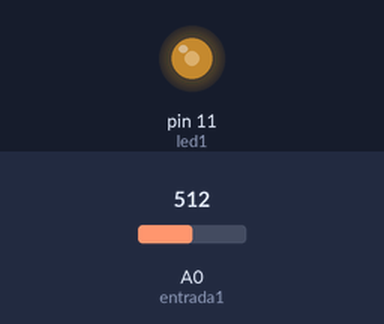
Simulated run of this sketch. Board: Arduino Uno, built with avr-gcc and run on an emulated ATmega328P. Shown: output pins drawn as LEDs (lit = HIGH). The inputs (shaded band) are chosen by the test bench; at power-on: A0 (entrada1) = 512.

Above: at 1.2 s.
1.3 s: A0 (entrada1) set to 716
At 1.6 s:
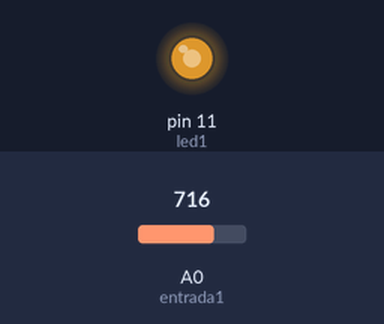
2.8 s: A0 (entrada1) set to 900
At 3.9 s:
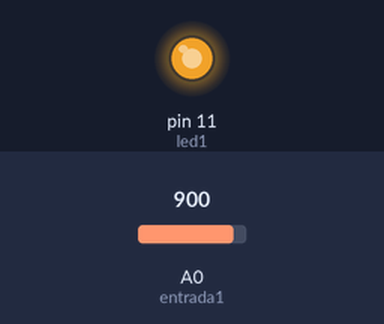
4.3 s: A0 (entrada1) set to 122
At 5.1 s:
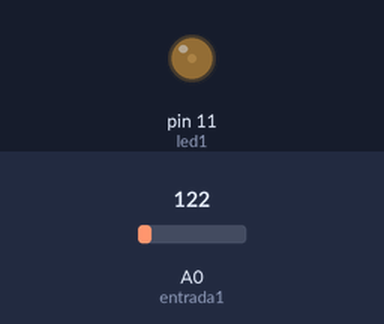
5.8 s: A0 (entrada1) set to 0
At 6.2 s:
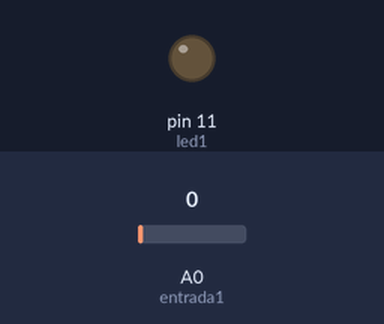
7.3 s: A0 (entrada1) set to 511
At 8.6 s:
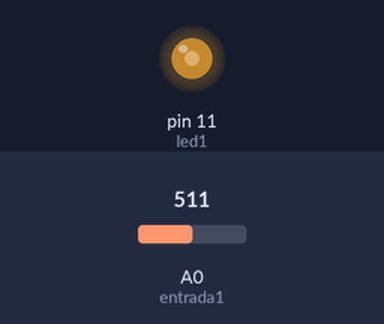
Timing chart, 0 to 9.8 s (numbered marks = the images above; inputs shaded):
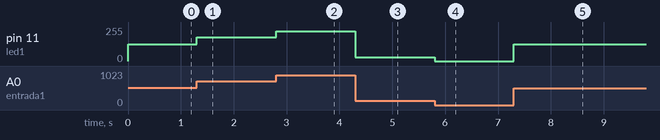

Measured:
- after the input at 1.3 s, pin 11 (led1): 127/255 → 178/255 at once
- after the input at 2.8 s, pin 11 (led1): 178/255 → 224/255 at once
- after the input at 4.3 s, pin 11 (led1): 224/255 → 30/255 at once
- after the input at 5.8 s, pin 11 (led1): 30/255 → 0/255 at once
- after the input at 7.3 s, pin 11 (led1): 0/255 → 127/255 at once

The sketch:

14.ino
```cpp
//Faça um sistema onde um potenciômetro controla o brilho de um led. (lembre de usar as portas apropriadas)

const int entrada1 = A0; // Primeiro potenciômetro ou sensor analógico
const int led1 = 11; // usei a porta 11 por ela ter o pwm onde o analogWrite()ó funciona em pinos PWM, que são:
// 3, 5, 6, 9, 10 e 11 (em um Arduino Uno, por exemplo).


void setup() {
	pinMode(led1, OUTPUT);
}

void loop() {
    int valor1 = analogRead(entrada1); // Lê o valor da entrada A0

    int brilhoLed = map(valor1, 0, 1023, 0, 255); //// Converte para escala PWM
	analogWrite(led1, brilhoLed);
}
```
